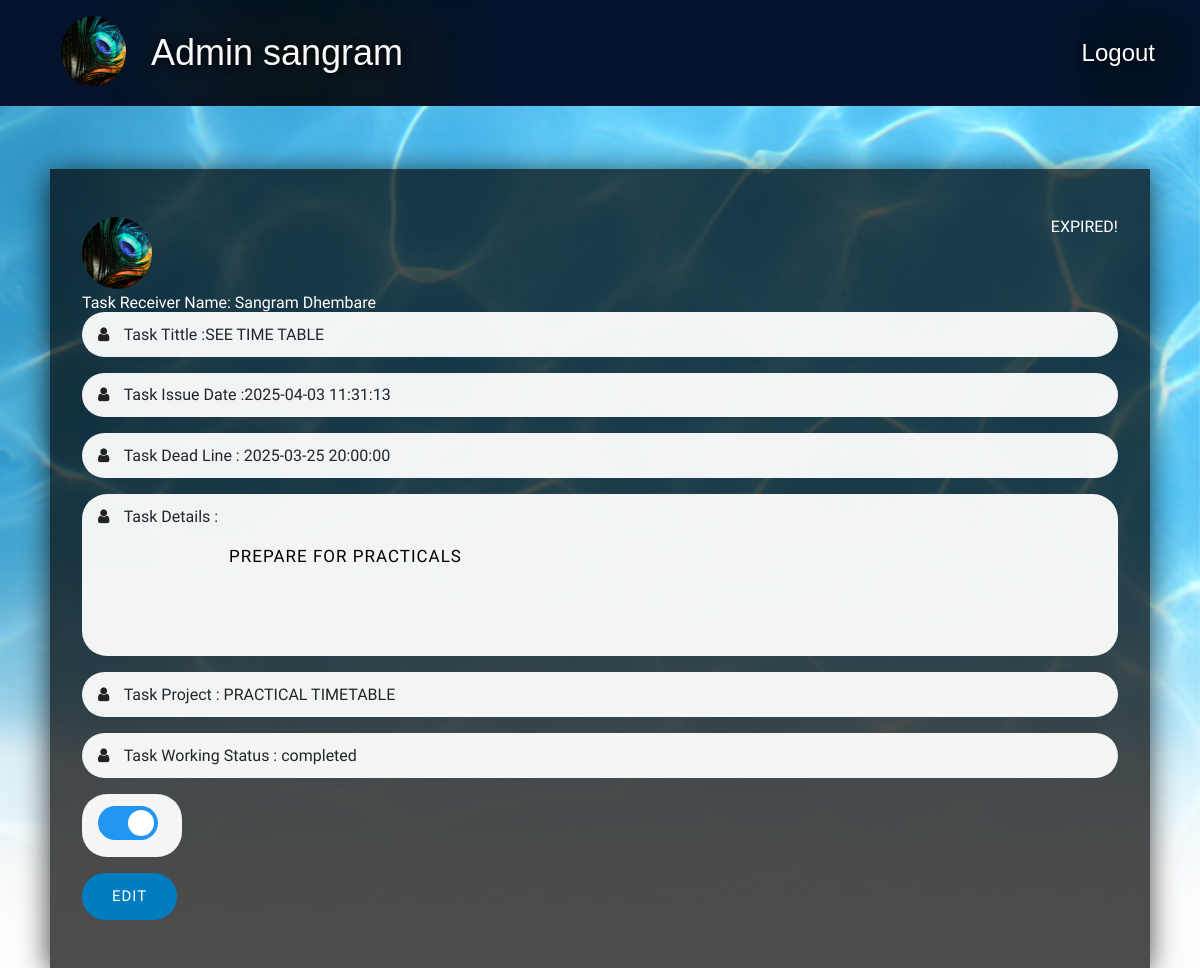
Screenshot of /Sentinal/admin/TaskDetails.php?task_id=4 (signed in) with the database file from the repository.
### tables this page shows
CREATE TABLE `user` (
  `user_id` int(10) NOT NULL,
  `user_fname` varchar(50) NOT NULL,
  `user_lname` varchar(50) NOT NULL,
  `user_email` varchar(50) NOT NULL,
  `user_password` varchar(50) NOT NULL,
  `user_status` int(10) NOT NULL,
  `user_gender` varchar(10) NOT NULL,
  `user_image` text NOT NULL
);

CREATE TABLE `task` (
  `task_id` int(10) NOT NULL,
  `task_name` varchar(50) NOT NULL,
  `task_issuedate` datetime NOT NULL DEFAULT '0000-00-00 00:00:00' ON UPDATE current_timestamp(),
  `dead_line` datetime NOT NULL DEFAULT '0000-00-00 00:00:00',
  `task_details` text NOT NULL,
  `task_project` int(10) NOT NULL,
  `task_receiver` int(10) NOT NULL,
  `task_sender` int(10) NOT NULL,
  `task_sender_name` varchar(50) NOT NULL,
  `task_sender_image` text NOT NULL,
  `task_display` int(10) NOT NULL DEFAULT 1,
  `task_status` varchar(50) NOT NULL DEFAULT 'pending'
);

CREATE TABLE `project` (
  `project_id` int(10) NOT NULL,
  `project_name` varchar(50) NOT NULL,
  `project_description` text NOT NULL,
  `project_status` int(10) NOT NULL
);

### Sentinal/Classes/init.php (called while the page is built, shortened)
<?php
  class Operation extends Database
  {
    public function select_with_condition($columns,$tableName,$whereConditon)
    {
       $conn = $this->connect();
       $column = implode(',', $columns);
       $sql = "SELECT $column FROM $tableName WHERE $whereConditon";
       $result = $conn->query($sql);
       return $result;
    }
  }
?>

### Sentinal/admin/TaskDetails.php (the view, shortened to what this page needs)
<!DOCTYPE html>
<html>
<head>
  <link href="../css/style.css" rel="stylesheet" type="text/css" media="all" />
  <link href="../css/font-awesome.min.css" rel="stylesheet" type="text/css" media="all" />
  </head>
  <body >
    <?php
      include("html/AdminHeader.php");
      $task_id=$_REQUEST['task_id'];
      $result = $func->select_with_condition(array('*'),'task',"task_id = '".$task_id."'");
      while($row = $result->fetch_assoc())
      {
        $taskName=$row["task_name"];
        $taskIssueDate=$row["task_issuedate"];
        $taskDeadLine=$row["dead_line"];
        $taskDetails=$row["task_details"];
        $taskReceiver=$row["task_receiver"];
        $taskProject=$row["task_project"];
        $taskStatus=$row["task_status"];
      }
      $result1 = $func->select_with_condition(array('*'),'user',"user_id = '".$taskReceiver."'");
      while($row = $result1->fetch_assoc())
      {
        $userImage=$row["user_image"];
        $userFname=$row["user_fname"];
        $userLname=$row["user_lname"];
      }
      $result3 = $func->select_with_condition(array('*'),'project',"project_id = '".$taskProject."'");
      while($row = $result3->fetch_assoc())
      {
        $projectName=$row["project_name"];
      }
      ?>
      <div class="w6layouts-main">
        <div class="seeprofile-layer">
          <h1></h1>
          <div class="header-main1">
                <div id="countdown" style="color: white; float: right;"></div>
            <img src="<?php echo "$userImage";?>" class="rounded_img1" >
            <p style="color: white;"><?php echo " Task Receiver Name: "." $userFname"." "."$userLname"; ?></p>
            <div class="header-left-bottom">
              <div class="icon1">
                <span class="fa fa-user"></span>
                Task Tittle :<?php echo $taskName; ?>
              </div>
              <div class="icon1">
                <span class="fa fa-user"></span>
                Task Issue Date  :<?php echo $taskIssueDate; ?>
              </div>
              <div class="icon1">
                <span class="fa fa-user"></span>
                Task Dead Line :  <?php  echo $taskDeadLine;?>
              </div>
              <div class="icon1">
                <span class="fa fa-user";></span>
                Task Details :
                <div style=" width: 990px;height: 118px;overflow: auto;">
                  <?php echo "$taskDetails"; ?>
                </div>
              </div>
              <div class="icon1">
                <span class="fa fa-user";></span>
                Task Project : <?php echo $projectName; ?>
              </div>
              <div class="icon1">
                <span class="fa fa-user";></span>
                Task Working Status : <?php echo $taskStatus; ?>
              </div>
              <div class="icon1" style="width: 100px;">
               <label class="switch">
                <span class="slider round"></span></label>
              </div>
              <div class="bottom">
                <button class="btn" type="submit" name="updateTask" ><a href="TaskUpdate.php?task_id=<?php echo $task_id; ?>" class="button" style="color:white;">EDIT</a></button>
              </div>
  </body>
</html>

### Sentinal/admin/html/AdminHeader.php (shortened to what this page needs)
<link href="//maxcdn.bootstrapcdn.com/bootstrap/4.0.0/css/bootstrap.min.css" rel="stylesheet" id="bootstrap-css">
<!DOCTYPE html>
<html lang="en">
  <head>
    <link rel="stylesheet" href="https://maxcdn.bootstrapcdn.com/bootstrap/4.0.0-beta/css/bootstrap.min.css">
    <link rel="stylesheet" type="text/css" href="css/style.css">
  </head>
  <body>
    <?php
        require '../Classes/init.php';
        $func = new Operation();
        $imagePath="";
        $myId=$_SESSION['admin_id'];
         $result = $func->select_with_condition(array('*'),'admin',"admin_id = '".$myId."'");
         while($row = $result->fetch_assoc())
         {
          $imagePath=$row["admin_image"];
          $fname=$row['admin_name'];
        }
  ?>
    <header>
       <nav class="navbar navbar-expand-lg navbar-light text-light py-3 main-nav" style="background-color:rgb(4, 18, 45);">
          <div class="container">
            <a class="navbar-brand" href="index.html">  <a href="AdminHome.php" class="logo"><img src="<?php echo "$imagePath";?>" style="border-radius:50%; margin-right: 25px;height: 70px;width: 65px;" ></a></a>
              <a class="name" ><?php echo "Admin  ". $fname; ?> </a>
              <div class="collapse navbar-collapse " id="navbarSupportedContent">
                <ul class="navbar-nav ml-auto">
                  <li class="nav-item">
                    <form>
                      <a class="logout" href="../Logout.php">Logout</a></form>
                  </li>
                </ul>
              </div>
          </div>
        </nav>
    </header>
  </body>
</html>

### Sentinal/css/style.css (style rules this page uses)
html,body,div,span,applet,object,iframe,h1,h2,h3,h4,h5,h6,p,blockquote,pre,a,abbr,acronym,address,big,cite,code,del,dfn,em,img,ins,kbd,q,s,samp,small,strike,strong,sub,sup,tt,var,b,u,i,dl,dt,dd,ol,nav ul,nav li,fieldset,form,label,legend,table,caption,tbody,tfoot,thead,tr,th,td,article,aside,canvas,details,embed,figure,figcaption,footer,header,hgroup,menu,nav,output,ruby,section,summary,time,mark,audio,video { margin:0;padding:0;border:0;font-size:100%;font:inherit;vertical-align:baseline; }
article, aside, details, figcaption, figure,footer, header, hgroup, menu, nav, section { display: block; }
ol,ul { list-style:none;margin:0px;padding:0px; }
a { text-decoration:none; }
img { max-width:100%; }
body { font-family: 'Hind', sans-serif; }
h1 { font-size: 45px; color: #fff; font-weight: 300; text-transform: uppercase; letter-spacing: 4px; text-align: center; padding: 1em 0 0.4em 0; }
.rounded_img1 { border-radius: 50%; width: 70px; height: 72px; }
.w6layouts-main { background-image: url('../images/water.jpg'); background-repeat: repeat-x; animation: slideleft 20000s infinite linear; -webkit-animation: slideleft 20000s infinite linear; background-size: cover; -webkit-background-size:cover; -moz-background-size:cover; background-attachment: fixed; position: relative; min-height: 100vh; }
.seeprofile-layer { background: rgba(192, 192, 192, 0); min-height: 100vh; }
.icon1 { margin: 0 0 1em; padding: .8em 1em; background: rgba(255, 255, 255, 0.94); border-radius: 25px; }
.icon1 span.fa { color: #222; width: 22px; }
a { color: white; margin: 0em; }
.bottom { margin: 1em 0 0; }
.header-main1 { max-width: 1100px; margin: 0 auto; position: relative; z-index: 999; padding: 3em 2em; background: rgba(0, 0, 0, 0.7); -webkit-box-shadow: -1px 4px 28px 0px rgba(0,0,0,0.75); -moz-box-shadow: -1px 4px 28px 0px rgba(0,0,0,0.75); box-shadow: -1px 4px 28px 0px rgba(0,0,0,0.75); }
.header-left-bottom button.btn { background: #007cc0; color: #fff; font-size: 15px; text-transform: uppercase; padding: .8em 2em; letter-spacing: 1px; transition: 0.5s all; -webkit-transition: 0.5s all; -moz-transition: 0.5s all; -o-transition: 0.5s all; display: inline-block; cursor: pointer; outline: none; border: none; border-radius: 25px; }
.header-left-bottom p { font-size: 17px; color: #000; display: inline-block; width: 50%; margin: 20px 0 0; letter-spacing: 1px; float: left; }
.switch { position: relative; display: inline-block; width: 60px; height: 34px; }
.slider { position: absolute; cursor: pointer; top: 0; left: 0; right: 0; bottom: 0; background-color: #ccc; -webkit-transition: .4s; transition: .4s; }
.slider:before { position: absolute; content: ""; height: 26px; width: 26px; left: 4px; bottom: 4px; background-color: white; -webkit-transition: .4s; transition: .4s; }
input:checked + .slider { background-color: #2196F3; }
input:checked + .slider:before { -webkit-transform: translateX(26px); -ms-transform: translateX(26px); transform: translateX(26px); }
.slider.round { border-radius: 34px; }
.slider.round:before { border-radius: 50%; }

### Sentinal/admin/html/AdminHeader.php (style rules this page uses)
.name { font-family: sans-serif; color: white; text-shadow: 1px 1px 8px black, 1.5em .4em 10vw orange, 0 0 10vw gold; font-size: 03vw; }
.logout { font-family: sans-serif; color: white; text-shadow: 1px 1px 8px black, 1.5em .4em 10vw orange, 0 0 10vw gold; font-size: 02vw; }

### rows the page displays
user: user_image (picture), user_fname "Sangram", user_lname "Dhembare"
task: task_name "SEE TIME TABLE", task_issuedate "2025-04-03 11:31:13", dead_line "2025-03-25 20:00:00", task_details "PREPARE FOR PRACTICALS", task_status "completed"
project: project_name "PRACTICAL TIMETABLE"

### other values shown
$fname "sangram"
